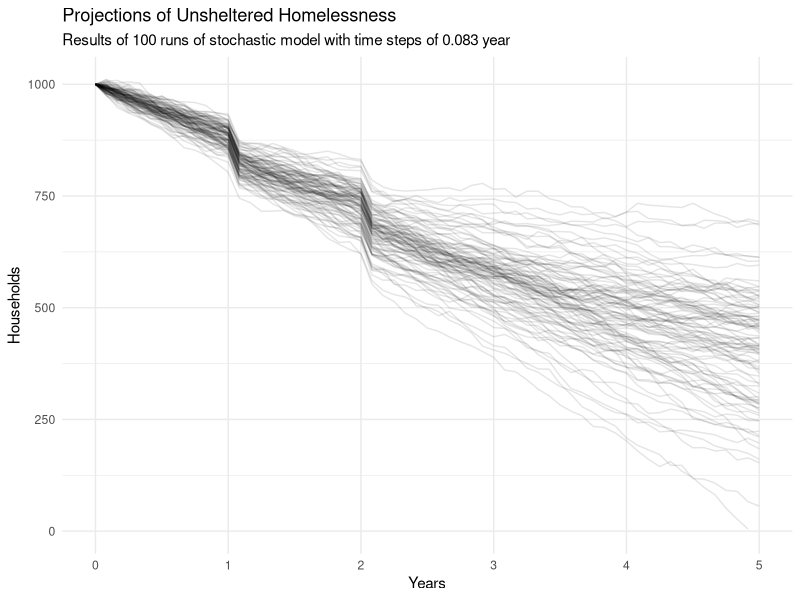

Write R code to recreate this figure.
## Simple homeless system model
## Using stochastic differential equations

# Model contains four compartments
# U = unsheltered
# S = temporary shelter (e.g., emergency shelter, transitional housing)
# P = permanent housing (e.g., rapid rehousing, permanent supportive housing)
# O = other housing in the community
# Because S and P have fixed capacities, their inflows/outflows cancel out 
# (except for white noise, which is scaled according to the outflows from S and P).
# As a result, only the dynamics of system inflow and system outflow are modeled,
# with system outflow being proportional to the conditions of U, S, and P.
# White noise is added to these dynamics, scaled according to their flows.

# Model makes simplified assumptions about adding permanent housing units:
# - Lease up is happens within a single time step
# - Added permanent housing reduces unsheltered homelessness immediately
# - Utilization is 100%

rm(list = ls(all = TRUE))  # resets R to fresh

library(dplyr)
library(tidyr)
library(ggplot2)

set.seed(78324)
tend <- 5          # years to model
delta_t <- 1/12    # time steps
niter <- 100       # iterations of stochastic model
stochastic <- TRUE # TRUE for stochastic, FALSE for deterministic


#### Initial conditions ####
U_0 <- 1000 #unsheltered households
S_0 <- 150  #households in shelter/temporary housing
P_0 <- 350  #households in permanent housing within homelessness response system
O_0 <- 0    #households placed in other permanent housing (outside of system)

#### Additional units ####
# Added units are net changes at a point in time, not cumulative
s_new <- data.frame(units = 50, #new shelter units added
                    year = 2)
p_new <- data.frame(units = c(50,50), #new permanent housing units added
                    year = c(1,7)) #year new units are added

#### Model parameters ####

## Inflow
u_in <- 300 #fixed inflow rate per year

## Outflow 
# Rates of flow in years^{-1} (inverse of avg LOS)
u_out <- 365/180
s_out <- 365/90
p_out <- 365/720

# Percent of exits to other community housing
u_pct_o <- 0.1
s_pct_o <- 0.2
p_pct_o <- 0.6

# Final outflow rates
rate_u_o <- u_out * u_pct_o
rate_s_o <- s_out * s_pct_o
rate_p_o <- p_out * p_pct_o

## Fixed capacity compartments
# Inflow = Outflow, except for white noise
# Note that outflow is split between terms above and below
rate_s_in <- s_out
rate_p_in <- p_out
rate_s_x <- s_out - rate_s_o # portion of flow not already accounted for
rate_p_x <- p_out - rate_p_o # portion of flow not already accounted for


#### Stochastic Model ####
# Credit for approach and significant chunks of code to: Sherry Towers
# http://sherrytowers.com/2016/02/06/stochastic-compartmental-modelling-with-stochastic-differential-equations-2/

niter2 <- if(stochastic) niter else 1 # FALSE = only one iteration

zstate <- list()
i <- 1L
for (iter in 1:niter2){
  time <- 0
  vstate <- c(U_0, S_0, P_0, O_0)
  
  # State changes: http://sherrytowers.com/2016/01/02/stochastic-compartmental-modelling/#step2
  # First four state changes are the net inflow and outflow of the system
  # Second four state changes are for the white noise for fixed capacity resources
  K <- length(vstate)  # number of compartments
  J <- 8               # number of possible state changes
  lambda <- matrix(0,nrow=J,ncol=K)
  lambda[1,] <- c( 1, 0, 0, 0) # inflow into U
  lambda[2,] <- c(-1, 0, 0, 1) # (partial) outflow from U, drives net flow to O
  lambda[3,] <- c(-1,-1, 0, 1) # (partial) outflow from S, drives net flow to O
  lambda[4,] <- c(-1, 0,-1, 1) # (partial) outflow from P, drives net flow to O
  lambda[5,] <- c( 0, 1, 0, 0) # inflow into S
  lambda[6,] <- c( 0,-1, 0, 0) # (partial) outflow from S
  lambda[7,] <- c( 0, 0, 1, 0) # inflow into P
  lambda[8,] <- c( 0, 0,-1, 0) # (partial) outflow from P
  
  while(vstate[1] > 0 & time <= tend) {
    
    time <- round(time / delta_t, 0) * delta_t # fix rounding errors
    
    zstate[[i]] <- c(vstate, time, iter) # current state of system
    
    U <- vstate[1]
    S <- vstate[2]
    P <- vstate[3]
    O <- vstate[4]
    
    vec_p <- c(u_in, 
              rate_u_o*U,
              rate_s_o*S,
              rate_p_o*P,
              rate_s_in*S,
              rate_s_x*S,
              rate_p_in*P,
              rate_p_x*P)
    
    # G matrix for scaling white noise terms
    G_t <- lambda * sqrt(vec_p) # state changes * sqrt of flow rates
    G <- t(G_t)
    
    W <- rnorm(ncol(G)) * stochastic # TRUE coerced to 1, FALSE coerced to 0
    
    # Stochastic changes
    ## G contains square roots of flow rates (with signs representing state changes)
    ## W contains draws from Wiener process with mean = 0 and sd = 1
    ## Multiplying G * W scales the variance to approximate poisson process with lambda = flow rates
    ## sqrt(lambda) * norm(0, 1) ~= pois(lambda)
    
    delta_U <- delta_t*(u_in - (rate_u_o*U + rate_s_o*S + rate_p_o*P)) + sqrt(delta_t)*sum(G[1,]*W)
    delta_S <- 0                                                       + sqrt(delta_t)*sum(G[2,]*W)
    delta_P <- 0                                                       + sqrt(delta_t)*sum(G[3,]*W)
    delta_O <- delta_t*(rate_u_o*U + rate_s_o*S + rate_p_o*P)          + sqrt(delta_t)*sum(G[4,]*W)
    
    # Capacity change
    delta_S_cap <- max(0, s_new$units[s_new$year == time])
    delta_P_cap <- max(0, p_new$units[p_new$year == time])
    
    vstate[1] <- vstate[1] + delta_U - delta_S_cap - delta_P_cap
    vstate[2] <- vstate[2] + delta_S + delta_S_cap
    vstate[3] <- vstate[3] + delta_P + delta_P_cap 
    vstate[4] <- vstate[4] + delta_O 
    
    vstate[vstate<0] <- 0
    i <- i + 1
    time <- time + delta_t
  }
  cat("Iteration:", iter, niter, " ", time, vstate, "\n")
}

smodel <- data.frame(matrix(unlist(zstate), ncol = 6, byrow = TRUE))
colnames(smodel) <- c("U", "S", "P", "O", "time", "iter")

#### Plot results ####
subtitle <- if(stochastic) {
  paste("Results of", niter, "runs of stochastic model with time steps of", round(delta_t,3), "year")
} else { paste("Results of deterministic model with time steps of", round(delta_t,3), "year")}
alpha <- if(stochastic) 0.1 else 1

ggplot(smodel, aes(x = time, y = U, group = iter)) +
  geom_line(alpha = alpha) +
  scale_x_continuous(breaks = seq(0, 10, 1)) +
  expand_limits(y = 0) +
  labs(title = "Projections of Unsheltered Homelessness",
       subtitle = subtitle,
       x = "Years",
       y = "Households") +
  theme_minimal() +
  theme(panel.grid.minor.x = element_blank())
